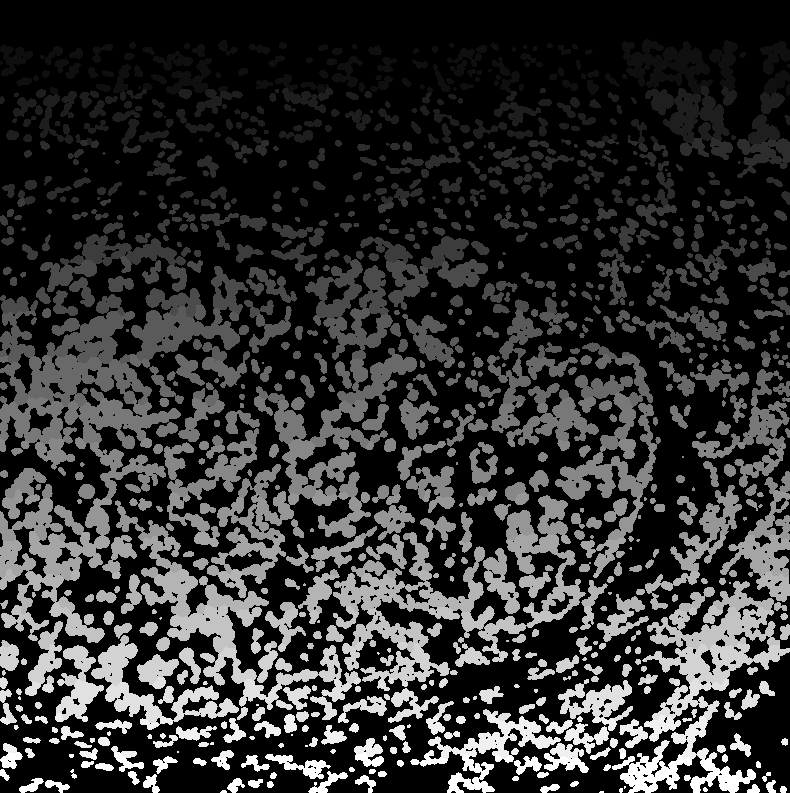
#> input picture notebooks/mask_analysis/example_data/Patient2_002.tiff, 790 x 793 px, found by its file name; the run also reads 2 pictures not shown here
$ jupyter execute 01Check_mask.ipynb
#> lines starting #> are read from the running program, lines starting #| are printed output that depends on the picture; after the words box and inside, x2 and y2 are one past the last pixel; in counts of white or black regions, pixels touching at a corner belong together
### IMCprocess/spatial_analysis/mask_utils.py
#from cellpose import io
import cv2
import pandas as pd
import numpy as np
import matplotlib.pyplot as plt
from skimage.measure import label, regionprops
from skimage import segmentation, color
import matplotlib.image as mpimg
from skimage.transform import resize
from skimage import io
import itertools


class Mask:
    # [29 lines left out: function __init__, not called in this run]

    def load_mask(self):
        self.pixels = io.imread(self.filename)

    # [8 lines left out: function create_mask_df, not called in this run]


class Img_mask:
    # [70 lines left out: functions __init__, plot_outline_mask, analyze_cancer_mask, analyze_tissue_mask, find_stroma_cells, create_cells_table, not called in this run]

def plt_outline(mask, line_color=(1, 0, 0),
                mode='inner', overlay=None,
                output_file=None
                ):
    """
    Plot the outline of a mask on a black background (overlay=None)
    or on a specific background (overlay=tiff_filename).

    Parameters:
    ___________
    mask: numpy ndarray of the mask
    line_color: tuple of the color of the outline
    mode: mode parameter in segmentation.mark_boundaries
    overlay: tiff file to overlay the mask on (optional)
    return:
    _______
    outline_image: numpy ndarray of the outline image

    """
    outline_image = segmentation.mark_boundaries(color.gray2rgb(mask),
                                                 mask,
                                                 color=line_color,
                                                 mode=mode)
    if overlay is not None:
        # Resize the overlay image to match the size of the outline image
        overlay_image_resized = resize(overlay, mask.shape, anti_aliasing=True)
        # Convert the grayscale overlay image to RGB
        overlay_image_resized = color.gray2rgb(overlay_image_resized)
        # Blend the overlay image and the outline image
        alpha = 0.5  # Set the blending ratio
        outline_image = alpha * outline_image + (1 - alpha) * overlay_image_resized

    plt.imshow(outline_image)
    # Convert the depth of the image to uint8
    outline_image_uint8 = np.array(outline_image * 255, dtype=np.uint8)

    if output_file is not None:
        # Save the outline image to a file
        mpimg.imsave(output_file, outline_image_uint8)
    return outline_image


def plt_outline_label(mask, region_props,
                      labeled_cells,
                      line_color=(1, 0, 0),
                      mode='inner',
                      output_file=None):
    """
    Plot the mask on a black background with the label of each region

    Parameters:
    ___________
    mask: numpy ndarray of the mask
    region_props: region_probs from skimage.measure.regionprops
    return:
    _______
    mask_image: numpy ndarray of the mask image with labels

    """
    # Generate an outline image using the labeled mask
    outline_image = segmentation.mark_boundaries(
        color.gray2rgb(mask),
        labeled_cells,
        color=line_color,
        mode=mode)

    # Iterate over each labeled region and draw the label number on the outline image
    for region in region_props:
        # Compute the centroid of the region
        cy, cx = region.centroid

        # Draw the label number on the outline image
        cv2.putText(outline_image, str(region.label), (int(cx), int(
            cy)), cv2.FONT_HERSHEY_SIMPLEX, 0.5, (0, 0, 1), 2)

    plt.imshow(outline_image)
    plt.axis('off')
    plt.show()
    # Convert the depth of the image to uint8
    outline_image_uint8 = np.array(outline_image * 255, dtype=np.uint8)

    if output_file is not None:
        # Save the outline image to a file
        mpimg.imsave(output_file, outline_image_uint8)
    return outline_image


def table_region(region_props):
    """
    Create a table of the region properties of the mask.
    Parameters:
    ___________
    region_props: region_probs from skimage.measure.regionprops
    return:
    _______
    table: pandas dataframe of the region properties
    """
    labels = [reg.label for reg in region_props]
    areas = [reg.area for reg in region_props]
    centx = [reg.centroid[1] for reg in region_props]
    centy = [reg.centroid[0] for reg in region_props]

    reg_table = pd.DataFrame({'label': labels,
                              'area': areas,
                              'centroid_x': centx,
                              'centroid_y': centy})
    return reg_table


def cell_in_region(cell_regprops, mask_regprops):
    '''
    Check if the centroid of the cell is inside the bounding box of an item in region from mask.
    Parameters:
    ___________
    cell_regprops: cell region_probs from skimage.measure.regionprops
    mask_regprops: other type (such as cancer) region_probs from skimage.measure.regionprops
    return:
    _______
    cell_in_cancer: dictionary of the list of cell labels inside the mask regions
    '''

    cell_in_region = {}
    [cell_in_region.setdefault(region_j.label, [])
     for region_j in mask_regprops]
    cell_outside_region = []

    for i, cell_i in enumerate(cell_regprops):
        #print(f"Checking cell {i+1}...")
        celli_centroid = cell_i.centroid
        for j, region_j in enumerate(mask_regprops):
            #print(f'Checking cell {i+1} against region {j+1}...')
            #cell_in_region.setdefault(region_j.label, [])
            if region_j.bbox[0] <= celli_centroid[0] <= region_j.bbox[2] and region_j.bbox[1] <= celli_centroid[1] <= region_j.bbox[3]:
                #print(f"Cell {i+1} is located inside an item in cancer region {j+1}.")
                cell_in_region[region_j.label].append(cell_i.label)
                break

        # The else block will be executed if the loop completes without encountering a break statement,
        # indicating that the cell is not located inside any of the cancer regions.
        else:
            cell_outside_region.append(cell_i.label)
            #print(f"Cell {i+1} is located outside all items in cancer region.")
    return cell_in_region, cell_outside_region

# [47 lines left out: functions create_cell_in_region_table, get_celltype_fraction, plt_fraction_df, not called in this run]

### IMCprocess/utils/utils.py
import scanpy as sc
import numpy as np
import pandas as pd
import anndata as ad
import pickle
from upsetplot import plot
from upsetplot import UpSet
import json
from skimage import io
from skimage import measure


# [75 lines left out: functions merge_adata, transfer_obs, merge_adata_obs, add_level2_to_level1_obs, get_map_dict, read_pickle_obj, not called in this run]


def save_pickle_obj(file_name, obj_file):
    open_file = open(file_name, "wb")
    pickle.dump(obj_file, open_file)
    open_file.close()


# [164 lines left out: functions filter_adata_obs, heatmap_dendrogram, plt_umap, plt_upset, label_class, export_labelmask_geoJson, not called in this run]

### notebooks/mask_analysis/mask_analysis_individual_process/01Check_mask.ipynb
# Check mask file

[cell 1]
import pandas as pd
import numpy as np
import matplotlib.pyplot as plt
from scipy import stats
import sys, os
#from cellpose import io
from skimage import io
from skimage.measure import label, regionprops

other_dir_path = os.path.abspath(os.path.join(os.getcwd(), '..', '..','..'))
sys.path.append(other_dir_path)

import IMCprocess.spatial_analysis.mask_utils as mu
import IMCprocess.utils.utils as ut

## import mask data

[cell 2]
mask = io.imread('example_data/Patient2_002.tiff')
#> mask is the input picture: shape (793, 790) uint16; min 0, max 4577, mean 888.6
img_overlay = io.imread('example_data/Patient2_002_overlay.tiff')
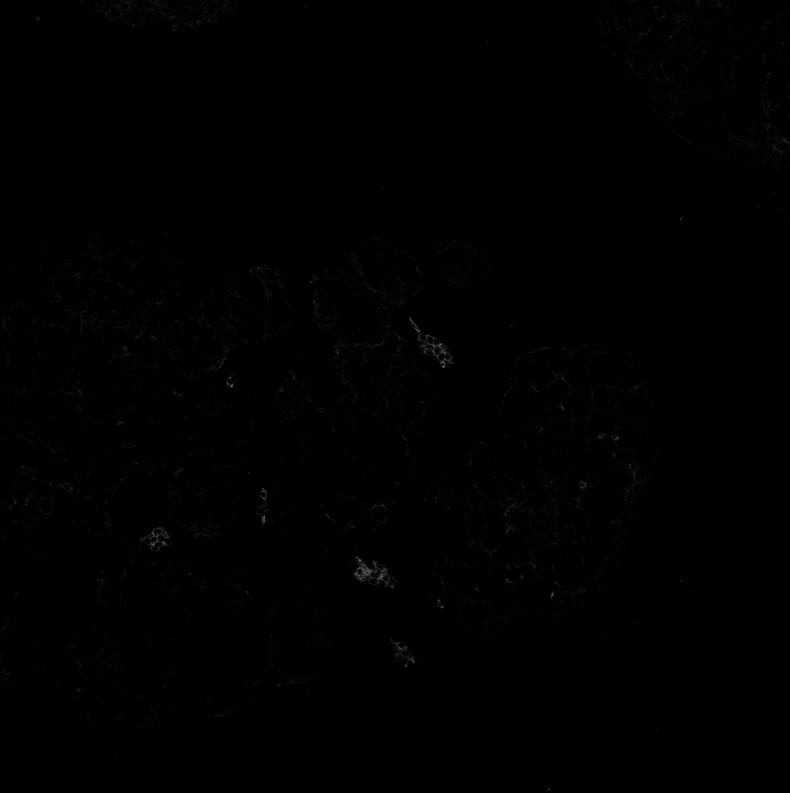
#> input picture notebooks/mask_analysis/example_data/Patient2_002_overlay.tiff, 790 x 793 px, found by its file name
#> img_overlay is the input picture: shape (793, 790) float32; min 0, max 126, mean 0.5
tissue_mask = io.imread('example_data/Patient2_002_tissue_mask.tiff')
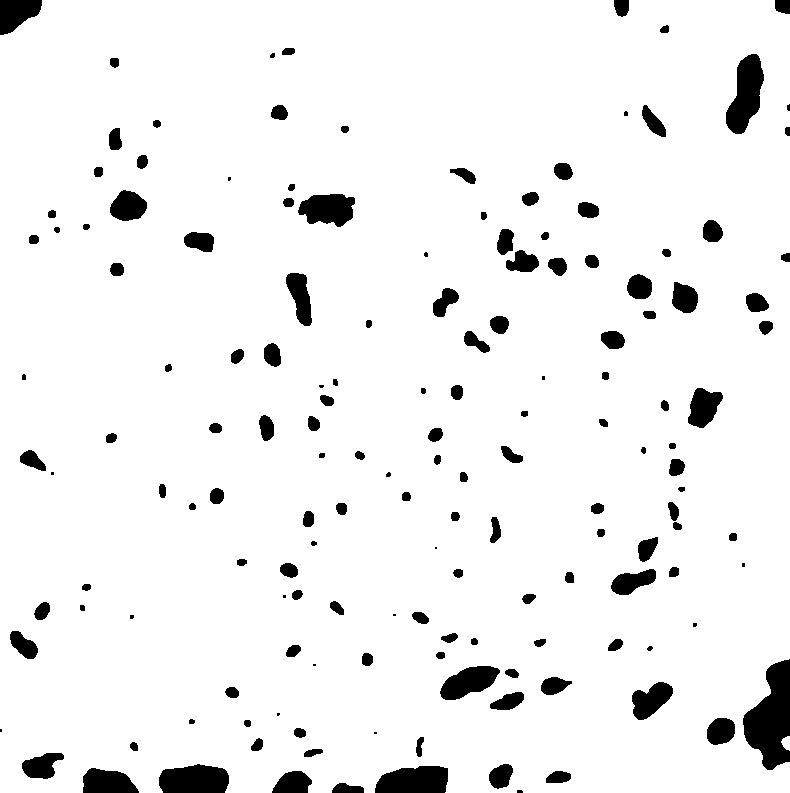
#> tissue_mask: shape (793, 790) uint16; values 0 (black) and 1 (white), 94% white; 157 black regions (18 under 20 px), largest, box (x1, y1, x2, y2) and area: (743, 659, 790, 770) 3273, (726, 54, 764, 134) 1871, (159, 764, 229, 793) 1726
cancer_mask= io.imread('example_data/Patient2_002_cancer_mask.tiff')
#> cancer_mask: shape (793, 790) uint16; values 0 (black) and 1 (white), 28.7% white; 29 white regions

[cell 3]
mask_outline = mu.plt_outline(mask, line_color=(1, 0, 0), mode='inner', overlay=None, output_file='output/Patient2_002_mask_outline.tiff')
#> in plt_outline, `outline_image = segmentation.mark_boundaries(color.gray2rgb(mask), mas..`:
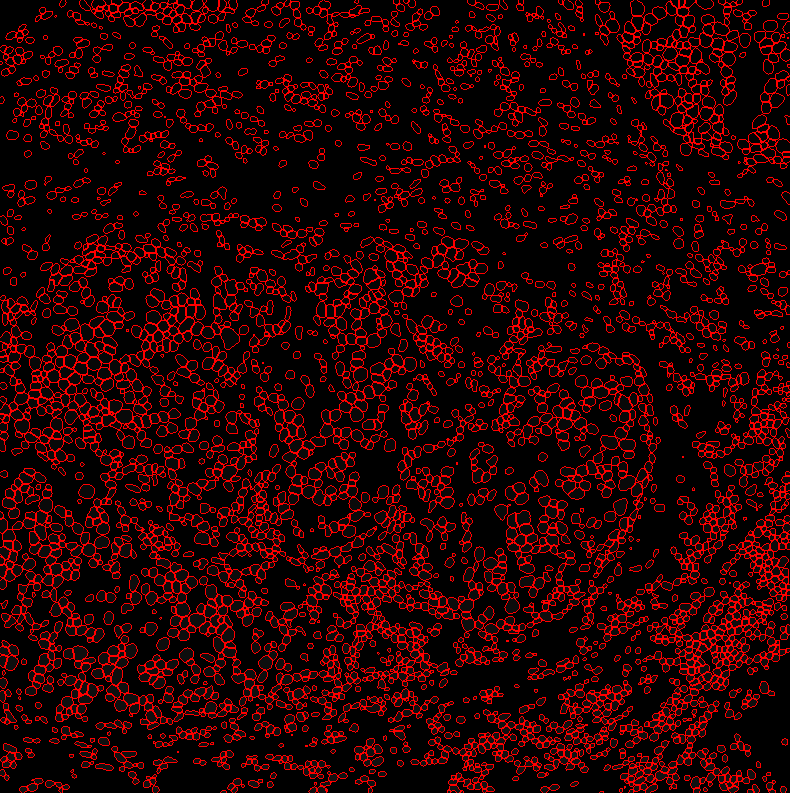
#> outline_image: shape (793, 790, 3) float64; mean R, G, B 0.164, 0.00818, 0.00818
tissue_outline = mu.plt_outline(tissue_mask, line_color=(1, 0, 0), mode='inner', overlay=None, output_file='output/Patient2_002_tissue_outline.tiff')
cancer_outline = mu.plt_outline(cancer_mask, line_color=(1, 0, 0), mode='inner', overlay=None, output_file='output/Patient2_002_cancer_outline.tiff')

[cell 4]
cancer_outline = mu.plt_outline(cancer_mask, line_color=(1, 0, 0), mode='inner', overlay=img_overlay, output_file='output/Patient2_002_cancer_outline_overlay.tiff')
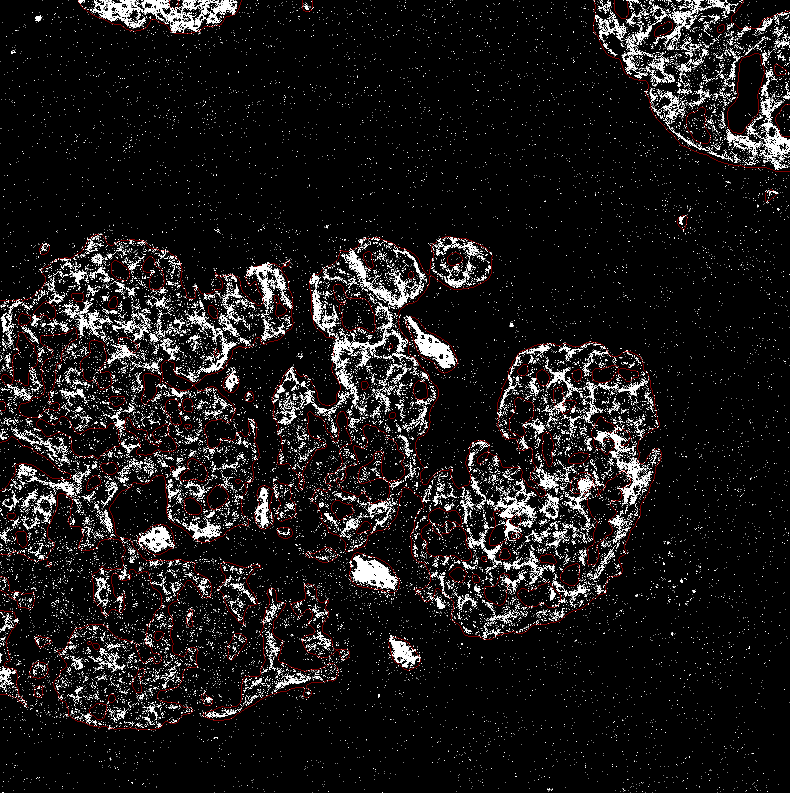
#> shown: shape (793, 790, 3) float64; mean R, G, B 0.109, 0.099, 0.099

## cancer mask

[cell 5]
cancer_labeled = label(cancer_mask)
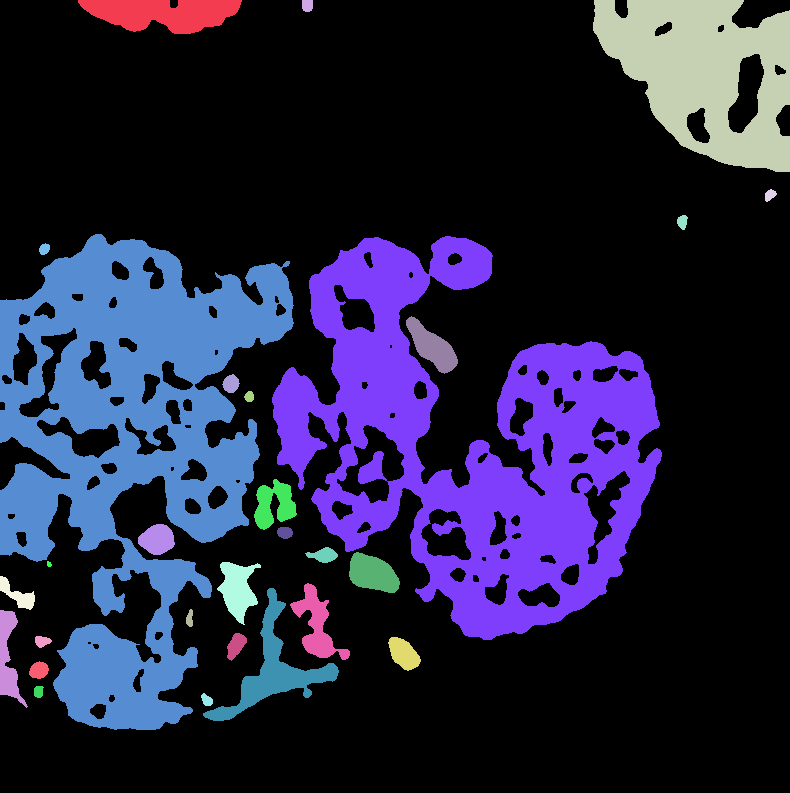
#> cancer_labeled: shape (793, 790) int64; 30 distinct labels, from 0 to 29; one colour per label, 0 black
cancer_regprops = regionprops(cancer_labeled)
#> cancer_regprops = 29 regions; largest, box (x1, y1, x2, y2) and area: (272, 236, 662, 640) 69068, (0, 234, 294, 730) 68937, (593, 0, 790, 172) 21349, (78, 0, 242, 34) 3892, (203, 588, 339, 721) 3868
cancer_reg = mu.table_region(cancer_regprops)
#> in table_region, `labels = [reg.label for reg in region_props]`: labels = 29 values from 1 to 29
#> in table_region, `areas = [reg.area for reg in region_props]`: areas = 29 values, max 69068 at index 6, min 23 at index 16, mean 6203.7
#> in table_region, `centx = [reg.centroid[1] for reg in region_props]`: centx = 29 values, max 769.7 at index 3, min 7.63 at index 22, mean 263.7
#> in table_region, `centy = [reg.centroid[0] for reg in region_props]`: centy = 29 values, max 699.6 at index 28, min 5.1 at index 1, mean 475.5
#> in table_region, `reg_table = pd.DataFrame({'label': labels, 'area': areas, 'centroid_x'..`: reg_table = table of 29 rows and 4 columns
#> cancer_reg = table of 29 rows and 4 columns
cancer_reg
#> Out = table of 29 rows and 4 columns

[cell 6]
cancer_outline_label = mu.plt_outline_label(mask, cancer_regprops, cancer_mask,
                                            line_color=(1, 0, 0), mode='inner',
                                            output_file='output/Patient2_002_cancer_outline_label.tiff')
#> the loop in plt_outline_label, `for region in region_props:` made 29 passes
#> (cy, cx) on passes 1 to 8: (12.95, 162.6), (5.1, 307), (71.92, 703.8), (194.7, 769.7), (221.4, 682), (445.4, 130), (443.5, 472), (248.6, 44)

### check a cell_i in cell mask located in region_i from cancer mask0

[cell 7]
cell_regprops = regionprops(mask)
#> cell_regprops = 4577 regions
cell_in_cancer, cell_outside_cancer = mu.cell_in_region(cell_regprops, cancer_regprops)
#> the loop in cell_in_region, `for i, cell_i in enumerate(cell_regprops): #print(f"Checking cell {i+1..` made 4577 passes
#> celli_centroid on passes 1 to 3: (1.11, 405.5), (1.58, 171.2), (1.31, 356.2)
#> after the loop in cell_in_region, `for i, cell_i in enumerate(cell_regprops):`: cell_outside_region = 2114 values from 1 to 4577
#> cell_in_cancer = 29 items; cell_outside_cancer = 2114 values from 1 to 4577
for cancer_i in cell_in_cancer.keys():
    if len(cell_in_cancer[cancer_i]) > 0:
        print(f"region {cancer_i} has {len(cell_in_cancer[cancer_i])} cells")
#> this loop made 29 passes
#| region 1 has 52 cells
#| region 2 has 1 cells
#| region 3 has 238 cells
#| region 5 has 1 cells
#| region 6 has 1060 cells
#> (further printed lines are left out)

[cell 8]
max([reg.label for reg in cell_regprops])
#> Out = 4577

[cell 9]
mu.table_region(cell_regprops)
#> Out = table of 4577 rows and 4 columns

[cell 10]
# add number of cells in each region to the table
cancer_reg['num_cells'] = cancer_reg['label'].map(lambda x: len(cell_in_cancer[x]))
cancer_reg['cells_in_region'] = cancer_reg['label'].map(
    lambda x: cell_in_cancer[x])
cancer_reg
#> Out = table of 29 rows and 6 columns

## Tissue mask

[cell 11]
tissue_labeled = label(tissue_mask)
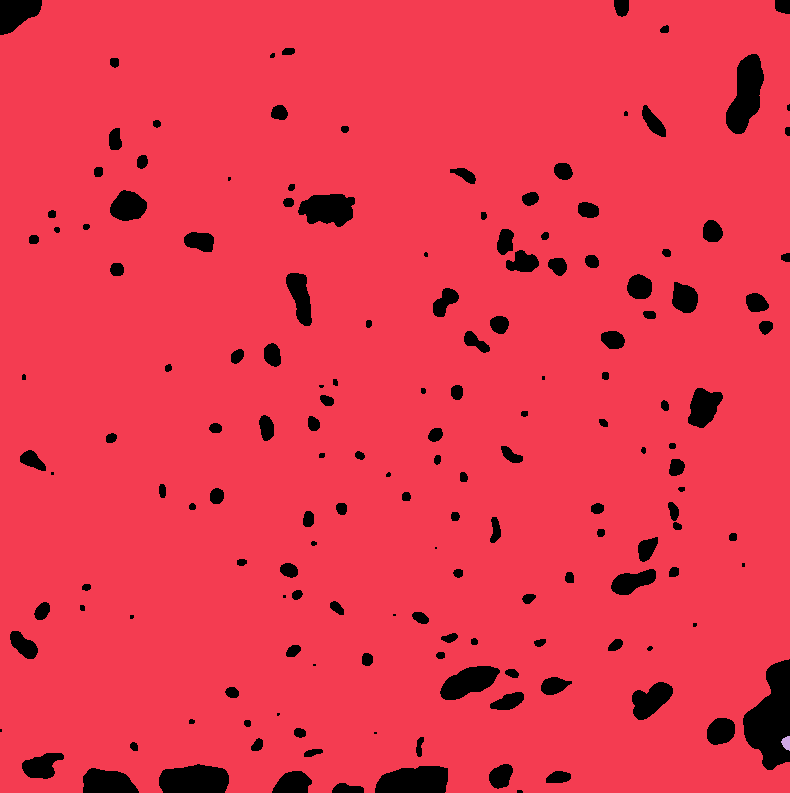
#> tissue_labeled: shape (793, 790) int64; 3 distinct labels, from 0 to 2; one colour per label, 0 black
tissue_regprops = regionprops(tissue_labeled)
#> tissue_regprops = 2 regions; box (x1, y1, x2, y2) and area: (0, 0, 790, 793) 588488, (781, 736, 790, 751) 95
tissue_reg = mu.table_region(tissue_regprops)
#> tissue_reg = table of 2 rows and 4 columns
tissue_reg
#> Out = table of 2 rows and 4 columns

[cell 12]
tissue_outline_label = mu.plt_outline_label(tissue_mask, tissue_regprops, tissue_labeled,
                                            line_color=(1, 0, 0), mode='inner',
                                            output_file='output/Patient2_002_tissue_outline_label.tiff')
#> the loop in plt_outline_label (call 2), `for region in region_props:` made 2 passes
#> (cy, cx) on passes 1 to 2: (390.7, 391), (742.5, 785.9)

[cell 13]
cell_in_tissue, cell_outside_tissue = mu.cell_in_region(cell_regprops, tissue_regprops)
#> the loop in cell_in_region (call 2), `for i, cell_i in enumerate(cell_regprops): #print(f"Checking cell {i+1..` made 4577 passes
#> cell_in_tissue = 2 items; cell_outside_tissue = []
for tissue_i in cell_in_tissue.keys():
    if len(cell_in_tissue[tissue_i]) > 0:
        print(f"Tissue region {tissue_i} has {len(cell_in_tissue[tissue_i])} cells")
#> this loop made 2 passes
#| Tissue region 1 has 4577 cells

[cell 14]
# add number of cells in each region to the table
tissue_reg['num_cells'] = tissue_reg['label'].map(
    lambda x: len(cell_in_tissue[x]))
# add list of cells in each region to the table
tissue_reg['cell_in_regions'] = tissue_reg['label'].map(
    lambda x: cell_in_tissue[x])

[cell 15]
tissue_reg
#> Out = table of 2 rows and 6 columns

### check cells that are in stroma ( located in tissue but not in cancer cell )

[cell 16]
import itertools
def get_all_cells_in_region(cell_in_region):
    all_cells_in_region = list(itertools.chain.from_iterable(cell_in_region.values()))
#> all_cells_in_region = 2463 values, max 4179 at index 1351, min 2 at index 0, mean 2261.2
    return all_cells_in_region

[cell 17]
all_cell_in_cancer = get_all_cells_in_region(cell_in_cancer)
#> all_cell_in_cancer has the same summary as all_cells_in_region in get_all_cells_in_region
all_cell_in_tissue = get_all_cells_in_region(cell_in_tissue)
#> all_cell_in_tissue = 4577 values from 1 to 4577

[cell 18]
cell_in_both_cancer_tissue = list(set(all_cell_in_cancer).intersection(
    set(all_cell_in_tissue)))
#> cell_in_both_cancer_tissue = 2463 values from 2 to 4179

[cell 19]
cell_in_stroma = list(set(all_cell_in_tissue).difference(cell_in_both_cancer_tissue))
#> cell_in_stroma = 2114 values from 1 to 4577

[cell 20]
cell_data = pd.DataFrame({'cells_in_stroma': [cell_in_stroma],
                          'cells_in_cancer': [cell_in_cancer],
                          'cells_in_cancer&tissue': [cell_in_both_cancer_tissue],
                          'num_cells_in_stroma': [len(cell_in_stroma)],
                          'num_cells_in_cancer': [len(cell_in_cancer)],
                          'num_cells_in_cancer&tissue': [len(cell_in_both_cancer_tissue)]
                          })
#> cell_data = table of 1 rows and 6 columns

[cell 21]
cell_data
#> Out = table of 1 rows and 6 columns

[cell 22]
ut.save_pickle_obj( 'output_obj/01cell_data.pkl', cell_data)
